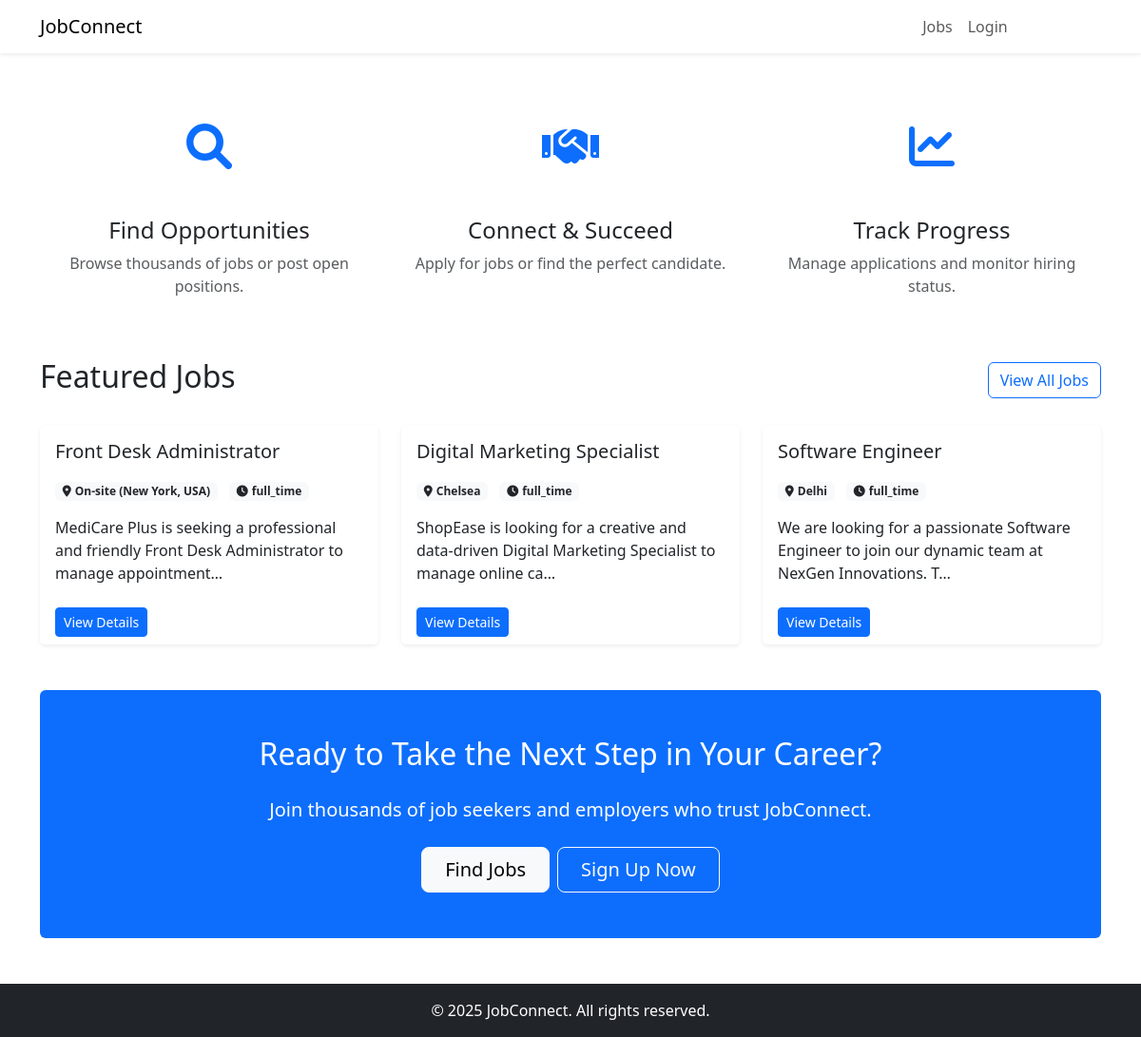
The page / on the database its author committed.
### jobs/models.py (models this page shows, shortened)
class JobPosting(models.Model):
    JOB_TYPE_CHOICES = (
        ('full_time', 'Full Time'),
        ('part_time', 'Part Time'),
        ('contract', 'Contract'),
        ('internship', 'Internship'),
        ('remote', 'Remote'),
    )
    EXPERIENCE_LEVEL_CHOICES = (
        ('entry', 'Entry Level'),
        ('mid', 'Mid Level'),
        ('senior', 'Senior Level'),
        ('executive', 'Executive Level'),
    )
    employer = models.ForeignKey(EmployerProfile, on_delete=models.CASCADE, related_name='job_postings')
    title = models.CharField(max_length=100)
    category = models.ForeignKey(JobCategory, on_delete=models.SET_NULL, null=True, related_name='jobs')
    description = models.TextField()
    requirements = models.TextField()
    responsibilities = models.TextField()
    job_type = models.CharField(max_length=20, choices=JOB_TYPE_CHOICES)
    experience_level = models.CharField(max_length=20, choices=EXPERIENCE_LEVEL_CHOICES)
    location = models.CharField(max_length=100)
    salary_min = models.PositiveIntegerField(null=True, blank=True)
    salary_max = models.PositiveIntegerField(null=True, blank=True)
    is_remote = models.BooleanField(default=False)
    application_deadline = models.DateField()
    is_active = models.BooleanField(default=True)
    created_at = models.DateTimeField(auto_now_add=True)
    updated_at = models.DateTimeField(auto_now=True)

### jobs/views.py (the view)
# urls.py: 2. Add a URL to urlpatterns:  path('', views.home, name='home')
def home(request):
    featured_jobs = JobPosting.objects.filter(is_active=True).order_by('-created_at')[:6]
    job_categories = JobCategory.objects.all()
    unread_messages = 0
    if request.user.is_authenticated:
        unread_messages = Message.objects.filter(receiver=request.user, is_read=False).count()
    context = {
        'featured_jobs': featured_jobs,
        'job_categories': job_categories,
        'unread_messages': unread_messages,  # Add unread message count
    }
    return render(request, 'home.html', context)

### jobs/templates/home.html (shortened to what this page needs)
{% extends 'base.html' %}
{% block content %}
<section>
  <div class="row">
    <div class="col-md-4 text-center">
      <div class="bg-white rounded-circle mx-auto d-flex align-items-center justify-content-center mb-4" style="width: 100px; height: 100px;">
        <i class="fas fa-search fa-3x text-primary"></i>
      </div>
      <h4>Find Opportunities</h4>
      <p class="text-muted">Browse thousands of jobs or post open positions.</p>
    </div>
    <div class="col-md-4 text-center">
      <div class="bg-white rounded-circle mx-auto d-flex align-items-center justify-content-center mb-4" style="width: 100px; height: 100px;">
        <i class="fas fa-handshake fa-3x text-primary"></i>
      </div>
      <h4>Connect & Succeed</h4>
      <p class="text-muted">Apply for jobs or find the perfect candidate.</p>
    </div>
    <div class="col-md-4 text-center">
      <div class="bg-white rounded-circle mx-auto d-flex align-items-center justify-content-center mb-4" style="width: 100px; height: 100px;">
        <i class="fas fa-chart-line fa-3x text-primary"></i>
      </div>
      <h4>Track Progress</h4>
      <p class="text-muted">Manage applications and monitor hiring status.</p>
    </div>
  </div>
</section>
<section class="my-5">
  <div class="d-flex justify-content-between align-items-center mb-4">
    <h2>Featured Jobs</h2>
    <a href="{% url 'job_listings' %}" class="btn btn-outline-primary">View All Jobs</a>
  </div>
  {% if featured_jobs %}
  <div class="row g-4">
    {% for job in featured_jobs %}
    <div class="col-md-6 col-lg-4">
      <div class="card h-100 border-0 shadow-sm">
        <div class="card-body">
          <h5 class="card-title mb-1">{{ job.title }}</h5>
          <div class="mb-3">
            <span class="badge bg-light text-dark me-2"><i class="fas fa-map-marker-alt me-1"></i>{{ job.location }}</span>
            <span class="badge bg-light text-dark"><i class="fas fa-clock me-1"></i>{{ job.job_type }}</span>
          </div>
          <p class="card-text">{{ job.description|truncatechars:100 }}</p>
        </div>
        <div class="card-footer bg-white border-0">
          <a href="{% url 'job_detail' job.id %}" class="btn btn-sm btn-primary">View Details</a>
        </div>
      </div>
    </div>
    {% endfor %}
  </div>
  {% else %}
  <div class="text-center py-5 bg-light rounded">
    <p class="lead mb-0">Check back soon for featured job listings!</p>
  </div>
  {% endif %}
</section>
<section class="bg-primary text-white p-5 rounded text-center my-5">
  <h2 class="mb-4">Ready to Take the Next Step in Your Career?</h2>
  <p class="lead mb-4">Join thousands of job seekers and employers who trust JobConnect.</p>
  <div class="d-grid gap-2 d-sm-flex justify-content-sm-center">
    <a href="{% url 'job_listings' %}" class="btn btn-light btn-lg px-4">Find Jobs</a>
    {% if not user.is_authenticated %}
      <a href="{% url 'register' %}" class="btn btn-outline-light btn-lg px-4">Sign Up Now</a>
    {% elif user.employer_profile %}
      <a href="{% url 'post_job' %}" class="btn btn-outline-light btn-lg px-4">Post a Job</a>
    {% elif user.is_authenticated %}
      <a href="{% url 'my_applications' %}" class="btn btn-outline-light btn-lg px-4">My Applications</a>
      <a href="{% url 'inbox' %}" class="btn btn-warning btn-lg px-4">
        Messages {% if unread_messages %} ({{ unread_messages }}) {% endif %}
      </a>
    {% endif %}
  </div>
</section>
{% endblock %}

### rows shown on the page
JobPosting: title "Front Desk Administrator", location "On-site (New York, USA)", job_type "full_time", description "MediCare Plus is seeking a professional and friendly Front Desk Administrator to manage appointment…"
JobPosting: title "Digital Marketing Specialist", location "Chelsea", job_type "full_time", description "ShopEase is looking for a creative and data-driven Digital Marketing Specialist to manage online ca…"
JobPosting: title "Software Engineer", location "Delhi", job_type "full_time", description "We are looking for a passionate Software Engineer to join our dynamic team at NexGen Innovations. T…"
